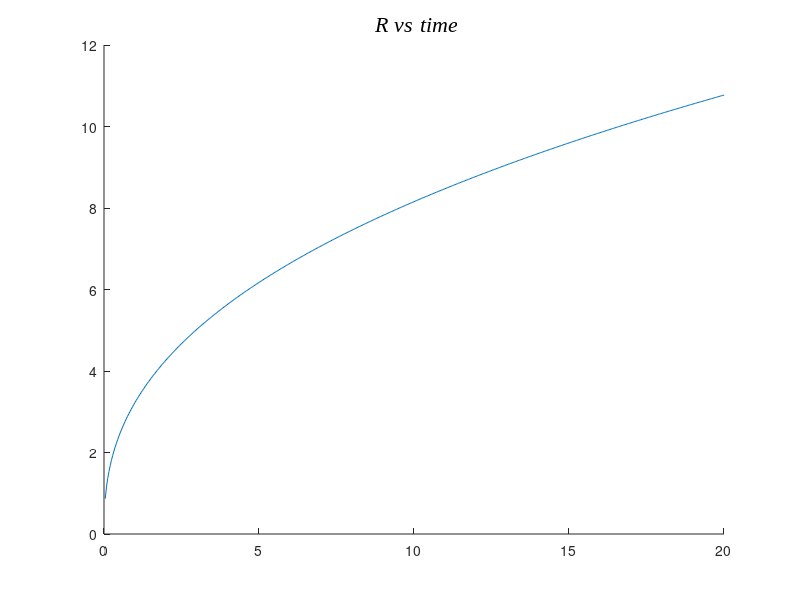
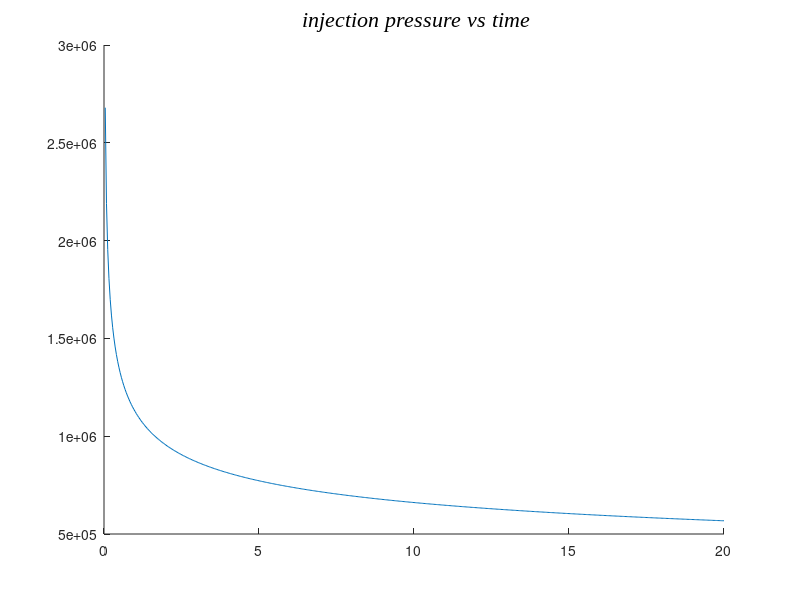
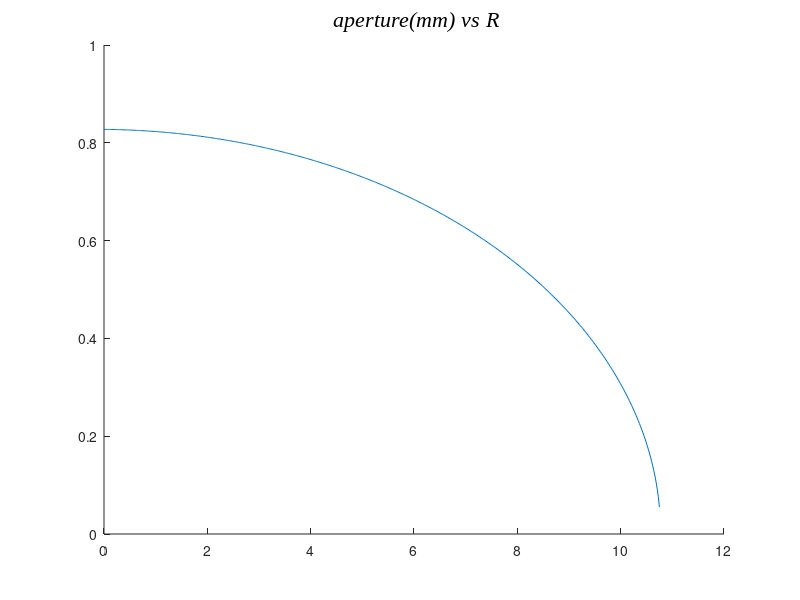
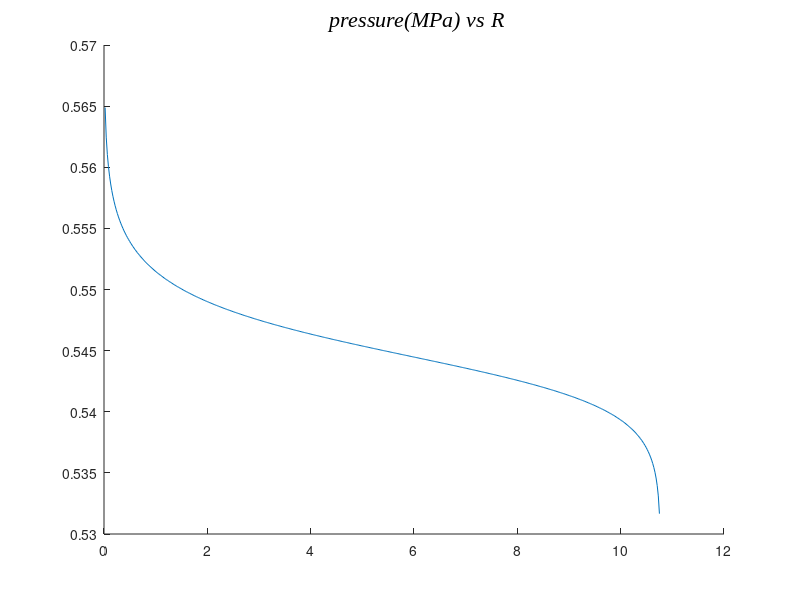

The MATLAB script that drew these images, in order:
% Written By: Shi Fang, 2019-11-06
% Website: phipsi.top

% Analysis solution for the 3D penny-shaped fracturing model.
clear all; close all; clc; format compact;  format long;


%~~~~~~~~~~~~~~~~~~~~~~~~~~~~~~
% Input parameters.
%~~~~~~~~~~~~~~~~~~~~~~~~~~~~~~
% Gupta_2018_Coupled hydromechanical-fracture simulations of nonplanar three-dimensional hydraulic fracture propagation_Section 6.2
% E            = 17e9;        
% v            = 0.2;         % Poisson's ratio
% K_IC         = 1.46e6;
% u            = 0.1;         % viscosity
% u            = 0.0001;      % viscosity
% Q_0          = 0.001;       % Rate of flow.
% Total_time   = 15;          % fracturing time(s)

% Salimzadeh_2017_Finite element simulations of interactions between multiple hydraulic fractures in a poroelastic rock_Section 5.2
E            = 17e9;        
v            = 0.25;       % Poisson's ratio
K_IC         = 2.0e6;
% u            = 0.1;         % viscosity
u            = 1.0e-4;     % viscosity
Q_0          = 0.01;       % Rate of flow.
Total_time   = 20;         % fracturing time(s)


%~~~~~~~~~~~~~~~~~~~~~~~~~~~~~~
% Plot control parameters.
%~~~~~~~~~~~~~~~~~~~~~~~~~~~~~~
% Plot control(1: plot R vs time),(2: plot injection pressure vs time),(3: plot w vs R),(4: plot pressure vs R)
key_Plot(1:4)       = [1,  1,  1,  1];
Number_Plot_Points  = 500;    % number of plot points

%~~~~~~~~~~~~~~~~~~~~~~~~~~~~~~
%   Main program.
%~~~~~~~~~~~~~~~~~~~~~~~~~~~~~~
% Intermediate variable.
E_1 = E/(1-v^2);
K_1 = 4*sqrt(2/pi)*K_IC;
u_1 = 12*u;
disp(['Visocity is    ', num2str(u ,'%0.4f'),' Pa.s.'])
disp(['Total time is  ', num2str(Total_time ,'%0.4f'),' s.'])

%Check fracturing type.
if u>0.01
    Fracturing_Type=1; 
	disp(['*************************************************'])
    disp(['   Warnning :: viscosity-dominated fracturing'])
	disp(['*************************************************'])
elseif u<=0.01
    Fracturing_Type=2; 
	disp(['*************************************************'])
    disp(['Warnning :: toughness-dominated fracturing'])
	disp(['*************************************************'])
end

%####################################
%  viscosity-dominated fracturing
%####################################
if Fracturing_Type==1 
	%******************************
	%       plot R vs time
	%******************************
    if key_Plot(1)==1
	    disp(['Plotting R vs time curve......'])
	    for i =1:Number_Plot_Points+1
		    t(i) = 0.0 + (i-1)*Total_time/Number_Plot_Points;
			R(i) = 0.6955*(Q_0^3*E_1/u_1)^(1.0/9.0)*(t(i)^(4/9));
		end
		figure('units','normalized','position',[0.2,0.2,0.6,0.6],'Visible','on');
		hold on
		plot(t,R)
		title('\it R vs time','FontName','Times New Roman','FontSize',16)
		hold on		
	end
	% Save data
	disp(['Saving data......'])
	Text_t = t';
	Text_R = R';	 
	save Viscosity-Dominated_time_values.txt Text_t -ascii
    save Viscosity-Dominated_R_values.txt Text_R -ascii
	
	%************************************
	%  plot injection pressure vs time
	%************************************
    if key_Plot(2)==1
	    disp(['Plotting injection pressure vs time curve......'])
	    for i =1:Number_Plot_Points+1
		    t(i) = 0.0 + (i-1)*Total_time/Number_Plot_Points;
			R(i) = 0.6955*(Q_0^3*E_1/u_1)^(1.0/9.0)*(t(i)^(4/9));
			injection_P(i) = (0.8593-0.2387-0.09269*(log(0.01/R(i))))*(u_1*E_1^2)^(1.0/3.0)*(t(i))^(-1.0/3.0);
		end
		figure('units','normalized','position',[0.2,0.2,0.6,0.6],'Visible','on');
		hold on
		plot(t,injection_P)
		title('\it injection pressure vs time','FontName','Times New Roman','FontSize',16)
		hold on		
	end
	% Save data
	disp(['Saving data......'])
	Text_injection_P = injection_P';	 
    save Viscosity-Dominated_injection_Pressure_values.txt Text_injection_P -ascii
	
	%************************************
	%  plot the final aperture (w vs R)
	%************************************
    if key_Plot(3)==1
	    disp(['Plotting the final aperture (w vs R)......'])
		R_final = 0.6955*(Q_0^3*E_1/u_1)^(1.0/9.0)*(Total_time^(4/9));
	    for i =1:Number_Plot_Points+1
			Final_r_points(i) = 0.0 +  (i-1)*R_final/Number_Plot_Points;
			tem   = Final_r_points(i)/R_final;
			
			part1 = 1.9093*(1.0-tem)^(2.0/3.0);
			part2 = 0.0705*(13.0*tem - 6.0)*((1.0-tem)^(2.0/3.0));
			
			part3 = 0.236*(1.0-tem^2)^0.5;
			part4 = 0.236*tem*acos(tem);
			part5 = ((Q_0^3*u_1^2)/(E_1^2))^(1.0/9.0)*Total_time^(1.0/9.0);
			w(i) = 0.6955*(part1 + part2 + part3 - part4)*part5*1000.0;
		end
		
		figure('units','normalized','position',[0.2,0.2,0.6,0.6],'Visible','on');
		hold on
		plot(Final_r_points,w)
		title('\it aperture(mm) vs R','FontName','Times New Roman','FontSize',16)
		hold on		
	end
	% Save data
	disp(['Saving data......'])
	Text_Final_r_points = Final_r_points';	 
    save Viscosity-Dominated_Final_r_points_values.txt Text_Final_r_points -ascii	
	Text_w = w';	 
    save Viscosity-Dominated_Final_w.txt Text_w -ascii		
	
	%************************************
	%  plot the final pressure (p vs R)
	%************************************
    if key_Plot(4)==1
	    disp(['Plotting the final pressure (p vs R)......'])
		R_final = 0.6955*(Q_0^3*E_1/u_1)^(1.0/9.0)*(Total_time^(4/9));
	    for i =1:Number_Plot_Points+1
			Final_r_points(i) = 0.0 +  (i-1)*R_final/Number_Plot_Points;
			tem   = Final_r_points(i)/R_final;
			p(i) = (0.8593-0.2387/((1.0-tem)^(1/3))-0.09269*log(tem))*(u_1*E_1^2)^(1.0/3.0)*(Total_time)^(-1.0/3.0)/1.0e6;
		end
		
		
		figure('units','normalized','position',[0.2,0.2,0.6,0.6],'Visible','on');
		hold on
		plot(Final_r_points,p)
		title('\it pressure(MPa) vs R','FontName','Times New Roman','FontSize',16)
		hold on		
	end
	% Save data
	disp(['Saving data......'])
	Text_p = p';	 
    save Viscosity-Dominated_Final_p.txt Text_p -ascii		
	
%####################################
%   toughness-dominated fracturing
%####################################
elseif Fracturing_Type==2
%******************************
	%       plot R vs time
	%******************************
    if key_Plot(1)==1
	    disp(['Plotting R vs time curve......'])
	    for i =1:Number_Plot_Points+1
		    t(i) = 0.0 + (i-1)*Total_time/Number_Plot_Points;
			Mu   = u_1*((Q_0^3*E_1^13)/(K_1^18* t(i)^2))^(1.0/5.0);  %Savitski_2002_Eq.(34)
			R(i) = (0.8546+Mu*(-0.7349))*((Q_0^2*E_1^2*t(i)^2)/K_1^2)^(1.0/5.0);
		end
		figure('units','normalized','position',[0.2,0.2,0.6,0.6],'Visible','on');
		hold on
		plot(t,R)
		title('\it R vs time','FontName','Times New Roman','FontSize',16)
		hold on		
	end
	% Save data
	disp(['Saving data......'])
	Text_t = t';
	Text_R = R';	 
	save toughness-Dominated_time_values.txt Text_t -ascii
    save toughness-Dominated_R_values.txt Text_R -ascii
	
	%************************************
	%  plot injection pressure vs time
	%************************************
    if key_Plot(2)==1
	    disp(['Plotting injection pressure vs time curve......'])
	    for i =1:Number_Plot_Points+1
		    t(i)           =  0.0 + (i-1)*Total_time/Number_Plot_Points;
			Mu             =  u_1*((Q_0^3*E_1^13)/(K_1^18*t(i)^2))^(1.0/5.0);  %Savitski_2002_Eq.(34)
			Epsilon        = (K_1^6/(E_1^6*Q_0*t(i)))^(1.0/5.0);                %Savitski_2002_Eq.(32-1)
			R(i)           = (0.8546+Mu*(-0.7349))*((Q_0^2*E_1^2*t(i)^2)/K_1^2)^(1.0/5.0);
			rho            =  0.01/R(i);                                        % ρ=r/R, r is selected as 0.01 meter.
			PI             = (0.3004+Mu*(0.6380-1.709*(1/3*log(rho)-1/5*log(1.0-rho^2)))); %Savitski_2002_Eqs.(74),(84),(88)
			injection_P(i) =  E_1*Epsilon*PI;                                   %Savitski_2002_Eq.(13)
		end
		figure('units','normalized','position',[0.2,0.2,0.6,0.6],'Visible','on');
		hold on
		plot(t,injection_P)
		title('\it injection pressure vs time','FontName','Times New Roman','FontSize',16)
		hold on		
	end
	% Save data
	disp(['Saving data......'])
	Text_injection_P = injection_P';	 
    save toughness-Dominated_injection_Pressure_values.txt Text_injection_P -ascii
	
	
	%************************************
	%  plot the final aperture (w vs R)
	%************************************
    if key_Plot(3)==1
	    disp(['Plotting the final aperture (w vs R)......'])
		Mu      =  u_1*((Q_0^3*E_1^13)/(K_1^18*Total_time^2))^(1.0/5.0);  %Savitski_2002_Eq.(34)		
		R_final = (0.8546+Mu*(-0.7349))*((Q_0^2*E_1^2*Total_time^2)/K_1^2)^(1.0/5.0);
		Epsilon = (K_1^6/(E_1^6*Q_0*Total_time))^(1.0/5.0);               %Savitski_2002_Eq.(32-1)		
		L       = ((Q_0^2*E_1^2*t(i)^2)/K_1^2)^(1.0/5.0);                     %Savitski_2002_Eq.(32-2)		
	    for i =1:Number_Plot_Points+1
			Final_r_points(i) = 0.0 +  (i-1)*R_final/Number_Plot_Points;
			tem   = Final_r_points(i)/R_final;
			omega_k0 = (3/8/pi)^(1/5)*(1-tem^2)^(1/2);
			%numerical integration
            integration_sum   = 0;	
			integration_point = 100; 
			for j= 1:integration_point
			   delta_x =  (1.0-tem)/integration_point;
			   x =  tem + j*delta_x;
			   integration_sum = integration_sum + delta_x*sqrt((1-x^2)/(x^2-tem^2))*asin(x);
			end
			% integration_sum
			
			omega_k1 = 0.8264-1.23972*(-0.10685*(1-tem^2)^0.5 + tem*acos(tem)-6/5*integration_sum);
			w(i) = Epsilon*L*(omega_k0 + Mu*omega_k1)*1000; %Savitski_2002_Eq.(12)	
		end
		figure('units','normalized','position',[0.2,0.2,0.6,0.6],'Visible','on');
		hold on
		plot(Final_r_points,w)
		title('\it aperture(mm) vs R','FontName','Times New Roman','FontSize',16)
		hold on		
	end
	% Save data
	disp(['Saving data......'])
	Text_Final_r_points = Final_r_points';	 
    save toughness-Dominated_Final_r_points_values.txt Text_Final_r_points -ascii	
	Text_w = w';	 
    save toughness-Dominated_Final_w.txt Text_w -ascii		
	
	%************************************
	%  plot the final pressure (p vs R)
	%************************************
    if key_Plot(4)==1
	    disp(['Plotting the final pressure (p vs R)......'])
		Mu      =  u_1*((Q_0^3*E_1^13)/(K_1^18*Total_time^2))^(1.0/5.0);  %Savitski_2002_Eq.(34)		
		R_final = (0.8546+Mu*(-0.7349))*((Q_0^2*E_1^2*Total_time^2)/K_1^2)^(1.0/5.0);
		Epsilon = (K_1^6/(E_1^6*Q_0*Total_time))^(1.0/5.0);               %Savitski_2002_Eq.(32-1)		
		L       = ((Q_0^2*E_1^2*t(i)^2)/K_1^2)^(1.0/5.0);                     %Savitski_2002_Eq.(32-2)	
		
	    for i =1:Number_Plot_Points+1
			Final_r_points(i) = 0.0 +  (i-1)*R_final/Number_Plot_Points;
			tem   = Final_r_points(i)/R_final;
			PI    = (0.3004+Mu*(0.638-1.709*(1/3*log(tem)-1/5*log(1.0-tem^2)))); %Savitski_2002_Eqs.(74),(84),(88)
			p(i) =  E_1*Epsilon*PI/1.0e6;                                   %Savitski_2002_Eq.(13)
		end
		
	
	
		figure('units','normalized','position',[0.2,0.2,0.6,0.6],'Visible','on');
		hold on
		plot(Final_r_points,p)
		title('\it pressure(MPa) vs R','FontName','Times New Roman','FontSize',16)
		hold on		
	end
	% Save data
	disp(['Saving data......'])
	Text_p = p';	 
    save toughness-Dominated_Final_p.txt Text_p -ascii	
end
disp(['All done!'])